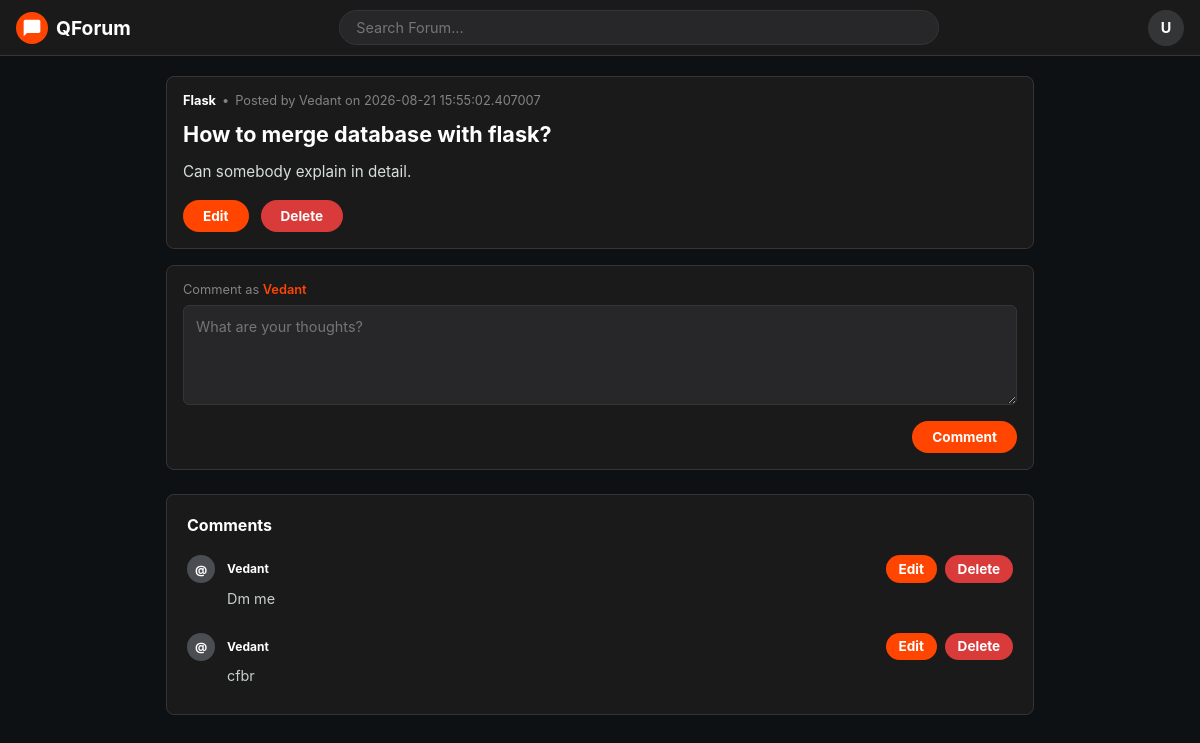
The app's page /post/2 (signed in) with its own data.
### app/models.py (models this page shows, shortened)
class Post(Base):
    __tablename__ = "post"
    id = Column(Integer, primary_key=True)
    title = Column(String(200), nullable=False)
    body = Column(Text, nullable=False)
    topic = Column(Text, nullable=False)
    author_id = Column(String(100), ForeignKey("user.username"), nullable=False)
    created_at = Column(
        DateTime,
        default=lambda: datetime.utcnow().replace(second=0, microsecond=0),
        nullable=False,
    )
    author = relationship("User", back_populates="posts")
    comments = relationship("Comment", back_populates="post", cascade="all, delete-orphan")

class User(Base):
    __tablename__ = "user"
    id = Column(Integer, primary_key=True)
    username = Column(String(100), unique=True, nullable=False, index=True)
    email = Column(String(120), unique=True, nullable=False, index=True)
    password_hash = Column(String(255), nullable=False)
    posts = relationship("Post", back_populates="author", cascade="all, delete-orphan")
    comments = relationship("Comment", back_populates="author", cascade="all, delete-orphan")

class Comment(Base):
    __tablename__ = "comment"
    id = Column(Integer, primary_key=True)
    body = Column(Text, nullable=False)
    author_id = Column(String(100), ForeignKey("user.username"), nullable=False)
    post_id = Column(Integer, ForeignKey("post.id"), nullable=False)
    author = relationship("User", back_populates="comments")
    post = relationship("Post", back_populates="comments")

### app/routes/post_display_routes.py (the view)
@router.get("/post/{post_id}")
def view_post(request: Request, post_id: int, db: Session = Depends(get_db)):
    user = get_logged_in_user(request, db)
    if not user:
        return RedirectResponse(url="/login", status_code=303)
    post = db.query(Post).filter(Post.id == post_id).first()
    if not post:
        raise HTTPException(status_code=404, detail="Post not found")
    comments = db.query(Comment).filter(Comment.post_id == post_id).all()
    return templates.TemplateResponse(
        request,
        "comments.html",
        {
            "post": post,
            "user": user.username,
            "current_user": user,
            "comments": comments,
            "can_manage_post": post.author_id == user.username,
        },
    )

### app/templates/comments.html (shortened to what this page needs)
<!DOCTYPE html>
<html lang="en">
<head>
  <link rel="stylesheet" href="{{ url_for('static', path='css/style4.css') }}">
  </head>
<body><header class="navbar">
    <a href="/" class="nav-brand">
      <div class="brand-logo">
        <svg xmlns="http://www.w3.org/2000/svg" viewBox="0 0 24 24">
          <path d="M20 2H4c-1.1 0-2 .9-2 2v18l4-4h14c1.1 0 2-.9 2-2V4c0-1.1-.9-2-2-2z"/>
        </svg>
      </div>
      <span>QForum</span>
    </a>
    <div class="nav-search">
      <input type="text" class="search-input" placeholder="Search Forum...">
    </div>
    <div class="user-profile" title="User Profile">U</div>
  </header>
  <main class="container">
    <article class="post-container">
      <div class="post-content">
        <div class="post-header">
          <a href="#" class="subreddit-name">{{post.topic}}</a>
          <span>•</span>
          <span>Posted by {{post.author_id}} on {{post.created_at}}</span>
        </div>
        <h1 class="post-title">{{post.title}}</h1>
        <div class="post-body">
          <p>{{post.body}}</p>
         </div>
        {% if can_manage_post %}
        <div class="post-actions" style="margin-top: 1rem; display: flex; gap: 0.75rem;">
          <a href="{{ url_for('edit_post_page', post_id=post.id) }}" class="btn-submit-comment" style="display: inline-block; text-decoration: none;">Edit</a>
          <form method="POST" action="{{ url_for('delete_post', post_id=post.id) }}" style="margin: 0;">
            <button type="submit" class="btn-submit-comment" style="background: #d93a3a; border-color: #d93a3a;">Delete</button>
          </form>
        </div>
        {% endif %}
      </div>
    </article>
    <section class="add-comment-card">
      <div class="comment-as">Comment as <span>{{user}}</span></div>
      <form  method="POST" action="{{ url_for('create_comment', post_id=post.id) }}">
        <textarea class="comment-textarea" name="comment" placeholder="What are your thoughts?" required></textarea>
        <div class="comment-submit-wrapper">
          <button type="submit" class="btn-submit-comment">Comment</button>
        </div>
      </form>
    </section>
    <section class="comments-section">
      <h2 class="section-title">Comments</h2>
      <div class="comment-thread">
    {% for commentdata in comments %}
        <div class="comment">
          <div class="comment-avatar">@</div>
          <div class="comment-body-wrapper">
            <div class="comment-meta">
              <a href="#" class="comment-author">{{commentdata.author_id}}</a>
              {% if commentdata.author_id == user %}
              <div style="display: flex; gap: 0.5rem; margin-left: auto;">
                <a href="{{ url_for('edit_comment_page', post_id=post.id, comment_id=commentdata.id) }}" class="btn-submit-comment" style="padding: 0.35rem 0.8rem; text-decoration: none;">Edit</a>
                <form method="POST" action="{{ url_for('delete_comment', post_id=post.id, comment_id=commentdata.id) }}" style="margin: 0;">
                  <button type="submit" class="btn-submit-comment" style="padding: 0.35rem 0.8rem; background: #d93a3a; border-color: #d93a3a;">Delete</button>
                </form>
              </div>
              {% endif %}
            </div>
            <p class="comment-text">{{commentdata.body}}</p>
        </div></div>
{% endfor %}
    </section>
  </main>
</body>
</html>

### app/static/css/style4.css (style rules this page uses)
:root { --bg-color: #0e1113; --card-bg: #1a1a1b; --border-color: #343536; --text-main: #d7dedd; --text-muted: #818384; --accent-color: #ff4500; --accent-hover: #e03d00; --input-bg: #272729; --upvote-color: #ff4500; --downvote-color: #7193ff; --thread-line: #343536; }
* { box-sizing: border-box; margin: 0; padding: 0; font-family: -apple-system, BlinkMacSystemFont, "Segoe UI", Roboto, Helvetica, Arial, sans-serif; }
body { background-color: var(--bg-color); color: var(--text-main); padding-top: 56px; }
.navbar { position: fixed; top: 0; left: 0; right: 0; height: 56px; background-color: var(--card-bg); border-bottom: 1px solid var(--border-color); display: flex; align-items: center; justify-content: space-between; padding: 0 16px; z-index: 100; }
.nav-brand { display: flex; align-items: center; gap: 8px; text-decoration: none; color: #ffffff; font-weight: 700; font-size: 1.2rem; }
.brand-logo { width: 32px; height: 32px; background-color: var(--accent-color); border-radius: 50%; display: flex; align-items: center; justify-content: center; }
.brand-logo svg { fill: #ffffff; width: 20px; height: 20px; }
.nav-search { flex: 1; max-width: 600px; margin: 0 16px; }
.search-input { width: 100%; background-color: var(--input-bg); border: 1px solid var(--border-color); border-radius: 20px; padding: 8px 16px; color: #ffffff; font-size: 0.9rem; outline: none; }
.user-profile { width: 36px; height: 36px; border-radius: 50%; background-color: #343536; display: flex; align-items: center; justify-content: center; color: #ffffff; font-weight: bold; font-size: 0.9rem; }
.container { max-width: 900px; margin: 20px auto; padding: 0 16px; }
.post-container { background-color: var(--card-bg); border: 1px solid var(--border-color); border-radius: 8px; display: flex; overflow: hidden; margin-bottom: 16px; }
.post-content { padding: 16px; flex: 1; }
.post-header { display: flex; align-items: center; gap: 6px; font-size: 0.8rem; color: var(--text-muted); margin-bottom: 12px; }
.subreddit-name { color: #ffffff; font-weight: 700; text-decoration: none; }
.post-title { font-size: 1.35rem; font-weight: 700; color: #ffffff; margin-bottom: 12px; line-height: 1.3; }
.post-body { font-size: 0.95rem; color: #d7dedd; line-height: 1.6; margin-bottom: 16px; }
.add-comment-card { background-color: var(--card-bg); border: 1px solid var(--border-color); border-radius: 8px; padding: 16px; margin-bottom: 24px; }
.comment-as { font-size: 0.8rem; color: var(--text-muted); margin-bottom: 8px; }
.comment-as span { color: var(--accent-color); font-weight: 600; }
.comment-textarea { width: 100%; min-height: 100px; background-color: var(--input-bg); border: 1px solid var(--border-color); border-radius: 6px; padding: 12px; color: #ffffff; font-size: 0.9rem; outline: none; resize: vertical; margin-bottom: 12px; }
.comment-submit-wrapper { display: flex; justify-content: flex-end; }
.btn-submit-comment { background-color: var(--accent-color); color: #ffffff; border: none; border-radius: 20px; padding: 8px 20px; font-size: 0.85rem; font-weight: 700; cursor: pointer; }
.comments-section { background-color: var(--card-bg); border: 1px solid var(--border-color); border-radius: 8px; padding: 20px; }
.section-title { font-size: 1rem; font-weight: 700; margin-bottom: 20px; color: #ffffff; }
.comment-thread { display: flex; flex-direction: column; gap: 16px; }
.comment { display: flex; gap: 12px; position: relative; }
.comment-avatar { width: 28px; height: 28px; border-radius: 50%; background-color: #4a4d52; display: flex; align-items: center; justify-content: center; font-size: 0.75rem; font-weight: 700; color: #ffffff; flex-shrink: 0; }
.comment-body-wrapper { flex: 1; }
.comment-meta { display: flex; align-items: center; gap: 8px; font-size: 0.75rem; color: var(--text-muted); margin-bottom: 6px; }
.comment-author { color: #ffffff; font-weight: 700; text-decoration: none; }
.comment-text { font-size: 0.9rem; color: #c8cecd; line-height: 1.4; margin-bottom: 8px; }

### records on screen
Post: topic "Flask", author_id "Vedant", created_at "2026-08-21 15:55:02.407007", title "How to merge database with flask?", body "Can somebody explain in detail."
User: username "Vedant"
Comment: author_id "Vedant", body "Dm me"
Comment: author_id "Vedant", body "cfbr"
